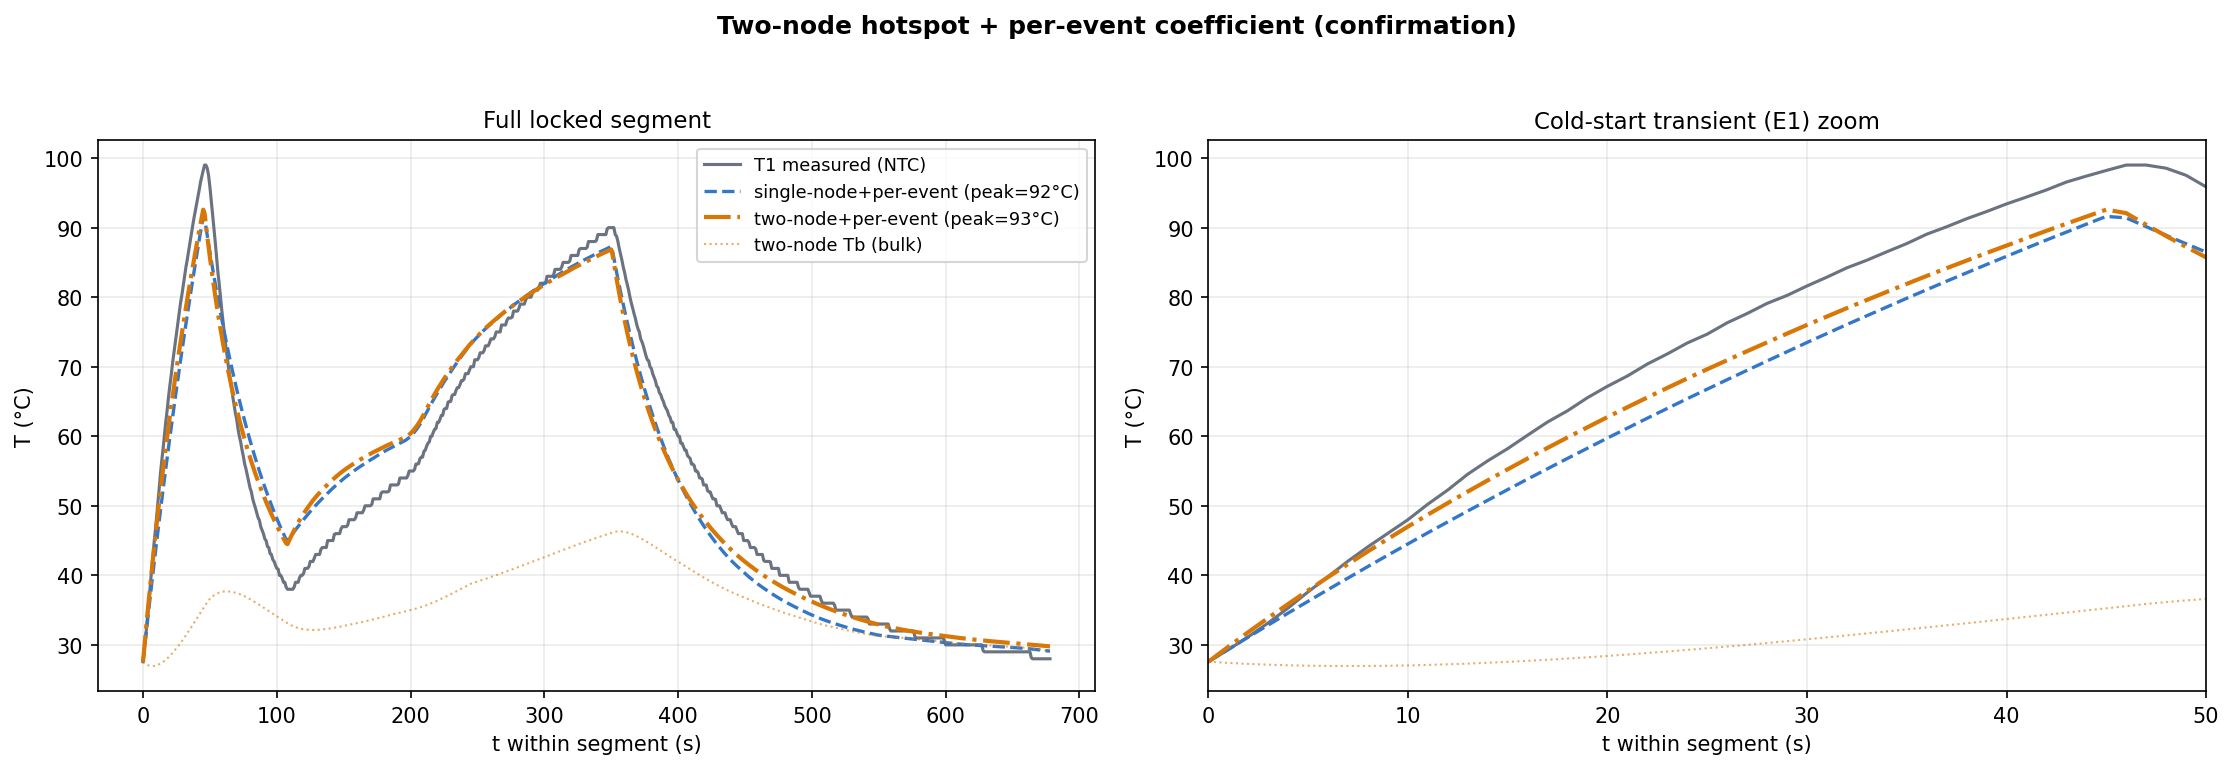

Generate this figure with Python:
"""
两节点(局部热点+本体) + 分事件损耗系数 —— 闭环确认
====================================================
对照两种结构, 都用分事件 a_e (每个堵转加热事件一个系数):
  SN: 单节点         (C1, R13, a_1..a_E)
  TN: 两节点(热点)   (C_h, C_b, R_h, R13, γ, a_1..a_E)
预期确认:
  单节点分事件 a 比值≈2.07x (结构缺陷+真实差 都压进系数)
  两节点分事件 a 比值应降到 ~1.2x (结构吃掉瞬态伪影, 只剩真实功率差)
  且冷启峰能顶到 ~99°C
用法: python phase1_twonode_perevent.py <CSV>
"""
import sys, time
import numpy as np
from scipy.optimize import differential_evolution, minimize
import matplotlib
matplotlib.use('Agg')
import matplotlib.pyplot as plt

from lptn_3node_final import CONFIG, load_multiple, extract_lock_segments, p1_sim_segment

MAX_SUB = 40
I2_THRESH = 5.0
MERGE_GAP = 10.0
COLD = (25, 72)
STEADY = (330, 375)
OUT = 'phase1_twonode_perevent.png'


def tag_events(seg):
    t = seg['t']; on = seg['I2'] > I2_THRESH; N = len(t)
    runs = []; k = 0
    while k < N:
        if on[k]:
            j = k
            while j < N and on[j]: j += 1
            runs.append([k, j]); k = j
        else: k += 1
    merged = []
    for r in runs:
        if merged and t[r[0]] - t[merged[-1][1]-1] < MERGE_GAP:
            merged[-1][1] = r[1]
        else: merged.append(list(r))
    eid = np.full(N, -1, int); ne = 0; info = []
    for r in merged:
        if r[1]-r[0] >= 5:
            eid[r[0]:r[1]] = ne
            info.append((t[r[0]], t[r[1]-1], np.mean(seg['I2'][r[0]:r[1]]),
                         seg['T1'][r[0]], seg['T1'][r[1]-1]))
            ne += 1
    seg['eid'] = eid
    return ne, info


def a_pt(seg, a_es):
    a_off = float(np.mean(a_es))
    return np.where(seg['eid'] >= 0, np.asarray(a_es)[seg['eid']], a_off)


# ── 单节点 + 分事件 a ──
def sn_sim(seg, C1, R13, a_es, alpha, Tref):
    ap = a_pt(seg, a_es); I2 = seg['I2']; T3 = seg['T3']; dt = seg['dt']; N = len(seg['t'])
    T = np.empty(N); T[0] = seg['T1'][0]; iC = 1/C1; iR = 1/R13
    for k in range(N-1):
        P = ap[k]*(1+alpha*(T[k]-Tref))*I2[k]
        T[k+1] = T[k] + (P - (T[k]-T3[k])*iR)*iC*dt[k]
    return T

def sn_cost(p, seg, nE, alpha, Tref):
    C1, R13 = p[0], p[1]; a_es = p[2:2+nE]
    try:
        T = sn_sim(seg, C1, R13, a_es, alpha, Tref)
        if np.any(np.isnan(T)) or np.any(np.abs(T) > 500): return 1e6
        dT = np.diff(T)/seg['dt_safe']
        return np.mean((T-seg['T1'])**2) + 0.5*np.mean((dT-seg['dT1_meas'])**2)
    except Exception: return 1e6


# ── 两节点 + 分事件 a ──
def tn_sim(seg, p, nE, alpha, Tref):
    C_h, C_b, R_h, R13, g = p[:5]; a_es = p[5:5+nE]
    ap = a_pt(seg, a_es); I2 = seg['I2']; T3 = seg['T3']; dt_arr = seg['dt']; N = len(seg['t'])
    Th = np.empty(N); Tb = np.empty(N); Th[0] = Tb[0] = seg['T1'][0]
    iCh=1/C_h; iCb=1/C_b; iRh=1/R_h; iR13=1/R13; tau=C_h*R_h
    for k in range(N-1):
        dt = dt_arr[k]; m = int(dt/(0.4*tau))+1
        if m > MAX_SUB: return None, None
        h = dt/m; th, tb = Th[k], Tb[k]; aI2 = ap[k]*I2[k]
        for _ in range(m):
            Ph = g*aI2*(1+alpha*(th-Tref)); Pb = (1-g)*aI2*(1+alpha*(tb-Tref)); q = (th-tb)*iRh
            th += (Ph-q)*iCh*h; tb += (Pb+q-(tb-T3[k])*iR13)*iCb*h
        Th[k+1] = th; Tb[k+1] = tb
    return Th, Tb

def tn_cost(p, seg, nE, alpha, Tref):
    try:
        Th, _ = tn_sim(seg, p, nE, alpha, Tref)
        if Th is None or np.any(np.isnan(Th)) or np.any(np.abs(Th) > 500): return 1e6
        dT = np.diff(Th)/seg['dt_safe']
        return np.mean((Th-seg['T1'])**2) + 0.5*np.mean((dT-seg['dT1_meas'])**2)
    except Exception: return 1e6


def fit(cost, bounds, seg, nE, alpha, Tref, seeds=(42, 123), mi=220):
    bc, bx = 1e10, None
    for s in seeds:
        r = differential_evolution(cost, bounds, args=(seg, nE, alpha, Tref), seed=s,
            maxiter=mi, popsize=15, tol=1e-9, polish=False, workers=1,
            mutation=(0.5, 1.5), recombination=0.9)
        r2 = minimize(cost, r.x, args=(seg, nE, alpha, Tref), method='L-BFGS-B',
            bounds=bounds, options={'maxiter': 500, 'ftol': 1e-14})
        if r2.fun < bc: bc, bx = r2.fun, r2.x
    return bx


def peak(sim, seg, win):
    m = (seg['t'] >= win[0]) & (seg['t'] < win[1]); return sim[m].max() if m.any() else np.nan
def rmse(sim, seg, win=None):
    if win is None: return np.sqrt(np.mean((sim-seg['T1'])**2))
    m = (seg['t'] >= win[0]) & (seg['t'] < win[1]); return np.sqrt(np.mean((sim[m]-seg['T1'][m])**2))
def ev_rmse(sim, seg, e):
    m = seg['eid'] == e; return np.sqrt(np.mean((sim[m]-seg['T1'][m])**2))


def main():
    if len(sys.argv) < 2: print(__doc__); sys.exit(1)
    alpha = CONFIG.get('alpha_cu', 0.00393); Tref = CONFIG.get('T_ref', 25.0)
    data = load_multiple([sys.argv[1]], CONFIG)
    seg = max(extract_lock_segments(data, CONFIG), key=lambda s: len(s['t']))
    nE, info = tag_events(seg)
    print(f"堵转段 t={seg['t'][0]:.0f}~{seg['t'][-1]:.0f}s, {nE} 个加热事件:")
    for i, (t0, t1, i2, T0, T1) in enumerate(info):
        print(f"  Event {i+1}: t={t0:.0f}~{t1:.0f}s, I²={i2:.0f}, T1 {T0:.0f}->{T1:.0f}°C")
    print(f"实测冷启峰 = {peak(seg['T1'], seg, COLD):.0f}°C\n")

    # 单节点 + 分事件
    print("[单节点 + 分事件 a]"); t0 = time.time()
    bnd_sn = [(5, 500), (0.05, 10)] + [(0.05, 15)]*nE
    xs = fit(sn_cost, bnd_sn, seg, nE, alpha, Tref)
    Ts = sn_sim(seg, xs[0], xs[1], xs[2:2+nE], alpha, Tref)
    a_sn = xs[2:2+nE]
    print(f"  C1={xs[0]:.1f} R13={xs[1]:.3f}  a_e={np.round(a_sn,2)}  比值={max(a_sn)/min(a_sn):.2f}x  ({time.time()-t0:.0f}s)")
    print(f"  冷启峰={peak(Ts,seg,COLD):.0f}°C  RMSE: " + " ".join(f"E{i+1}={ev_rmse(Ts,seg,i):.2f}" for i in range(nE)) +
          f"  准稳态={rmse(Ts,seg,STEADY):.2f} 全段={rmse(Ts,seg):.2f}\n")

    # 两节点 + 分事件
    print("[两节点 + 分事件 a]"); t0 = time.time()
    bnd_tn = [(1, 150), (20, 800), (0.02, 5), (0.05, 10), (0.05, 1.0)] + [(0.05, 15)]*nE
    xt = fit(tn_cost, bnd_tn, seg, nE, alpha, Tref)
    Th, Tb = tn_sim(seg, xt, nE, alpha, Tref)
    a_tn = xt[5:5+nE]
    C_h, C_b, R_h, R13, g = xt[:5]
    print(f"  C_h={C_h:.1f} C_b={C_b:.1f} R_h={R_h:.3f} R13={R13:.3f} γ={g:.2f}  ({time.time()-t0:.0f}s)")
    print(f"  τ_hot={C_h*R_h:.1f}s τ_bulk={C_b*R13:.1f}s")
    print(f"  a_e={np.round(a_tn,2)}  比值={max(a_tn)/min(a_tn):.2f}x")
    print(f"  冷启峰={peak(Th,seg,COLD):.0f}°C  RMSE: " + " ".join(f"E{i+1}={ev_rmse(Th,seg,i):.2f}" for i in range(nE)) +
          f"  准稳态={rmse(Th,seg,STEADY):.2f} 全段={rmse(Th,seg):.2f}")
    for v,(lo,hi),n in zip(xt, bnd_tn, ['C_h','C_b','R_h','R13','γ']+[f'a{i+1}' for i in range(nE)]):
        if abs(v-lo) < 1e-3*(hi-lo): print(f"    ⚠ {n} 碰下界 {lo}")
        if abs(v-hi) < 1e-3*(hi-lo): print(f"    ⚠ {n} 碰上界 {hi}")

    # 汇总
    print("\n" + "="*60)
    print(f"{'':22s}{'a比值':>8s}{'冷启峰':>8s}{'E1 RMSE':>9s}{'全段RMSE':>9s}")
    print(f"{'单节点+分事件':22s}{max(a_sn)/min(a_sn):7.2f}x{peak(Ts,seg,COLD):7.0f}°{ev_rmse(Ts,seg,0):9.2f}{rmse(Ts,seg):9.2f}")
    print(f"{'两节点+分事件':22s}{max(a_tn)/min(a_tn):7.2f}x{peak(Th,seg,COLD):7.0f}°{ev_rmse(Th,seg,0):9.2f}{rmse(Th,seg):9.2f}")

    # 图
    t = seg['t'] - seg['t'][0]
    fig, (a1, a2) = plt.subplots(1, 2, figsize=(15, 5.2))
    for ax in (a1, a2):
        ax.plot(t, seg['T1'], color='#6b7280', lw=1.5, label='T1 measured (NTC)')
        ax.plot(t, Ts, color='#3477c9', lw=1.6, ls='--', label=f'single-node+per-event (peak={peak(Ts,seg,COLD):.0f}°C)')
        ax.plot(t, Th, color='#d97706', lw=2.0, ls='-.', label=f'two-node+per-event (peak={peak(Th,seg,COLD):.0f}°C)')
        ax.plot(t, Tb, color='#d97706', lw=1.0, ls=':', alpha=.6, label='two-node Tb (bulk)')
        ax.grid(True, alpha=.25); ax.set_xlabel('t within segment (s)'); ax.set_ylabel('T (°C)')
    a1.legend(fontsize=8.5, loc='best'); a1.set_title('Full locked segment', fontsize=11)
    a2.set_xlim(0, COLD[1]-seg['t'][0]+3); a2.set_title('Cold-start transient (E1) zoom', fontsize=11)
    fig.suptitle('Two-node hotspot + per-event coefficient (confirmation)', fontweight='bold')
    plt.tight_layout(rect=[0, 0, 1, 0.95]); plt.savefig(OUT, dpi=150, bbox_inches='tight')
    print(f'\nPlot: {OUT}')


if __name__ == '__main__':
    main()
